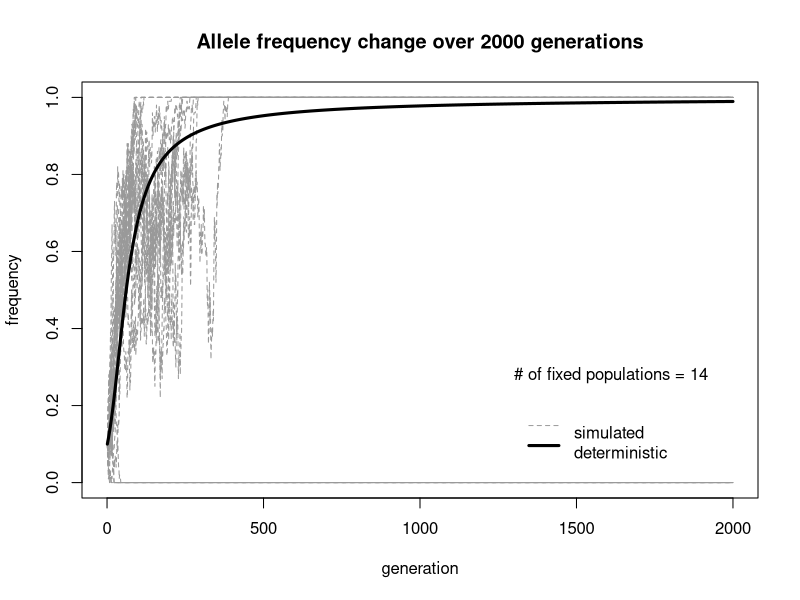

Generate this figure with R:
# set parameters ------------------------------------------------------------- #

# population size
N <- 100

# generations
ngen <- 2000

# selection coefficient
s <- 0.05 

# initial allele frequency
f <- 0.1

# initializing variable 'fix', which will be the number of fixed populations
fix <- 0

# ---------------------------------------------------------------------------- #

# Open plot device
plot(NA, xlim = c(0, ngen), ylim = c(0, 1), type = "n",
     xlab = "generation", ylab = "frequency", 
     main = sprintf("Allele frequency change over %d generations", ngen))

## do the calculations
for(i in 1:20) { 
  
  # allele freq vector
  p <- rep(NA, ngen) 

  # initial frequency of allele "0"
  p[1] <- f
  
  # for each subsequent generation
  for(j in 2:length(p)) { 
    
    # calculate allele frequency after selection
    af <- p[j-1] / (1 - (s*(1-p[j-1])^2))

    # simulate population based on these allele frequencies
    pop <- rep(0:1, times = round(c(af, 1-af)*N))
    
    # sample with replacement to simulate drift
    pop <- sample(pop, replace = TRUE) 

    # take the frequency of allele "0"
    p[j] <- mean(pop == 0) 
    
  } 
  
  # count number of fixations
  if(p[ngen] == 1) fix <- fix + 1
  
  # plot the values for population i
  lines(p, type = "l", col = "grey60", lty = 2) 
} 

# deterministic curve 
pd <- rep(NA, ngen) 
pd[1] <- p[1]

for(i in 2:length(pd)) { 
  pd[i] <- (pd[i-1]) / (1 - (s*(1-pd[i-1])^2)) 
} 

# plot
lines(pd, lwd = 3)
legend(x = 1300, y = 0.2, legend = c("simulated", "deterministic"), 
       lty = c(2,1), lwd = c(1,3), col = c("grey60", "black"), bty = "n",
       adj = c(0,1))
text(1300, 0.3, sprintf("# of fixed populations = %d", fix), adj = c(0,1))
